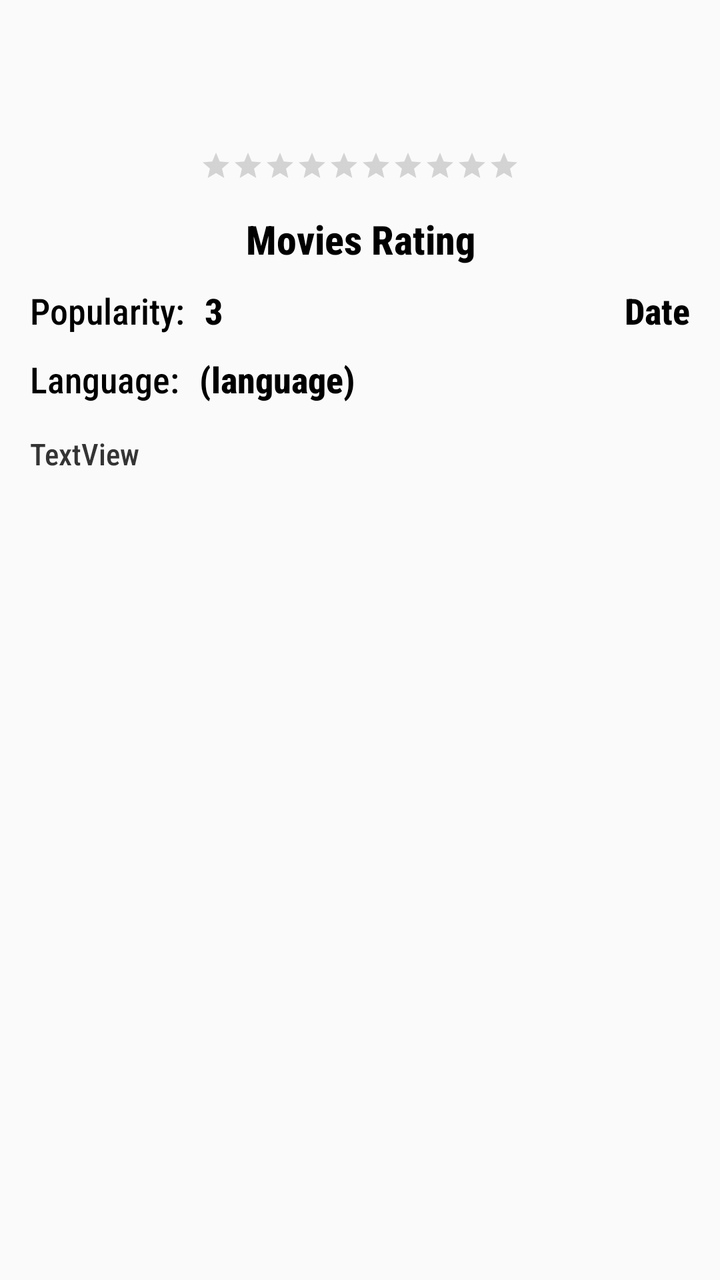
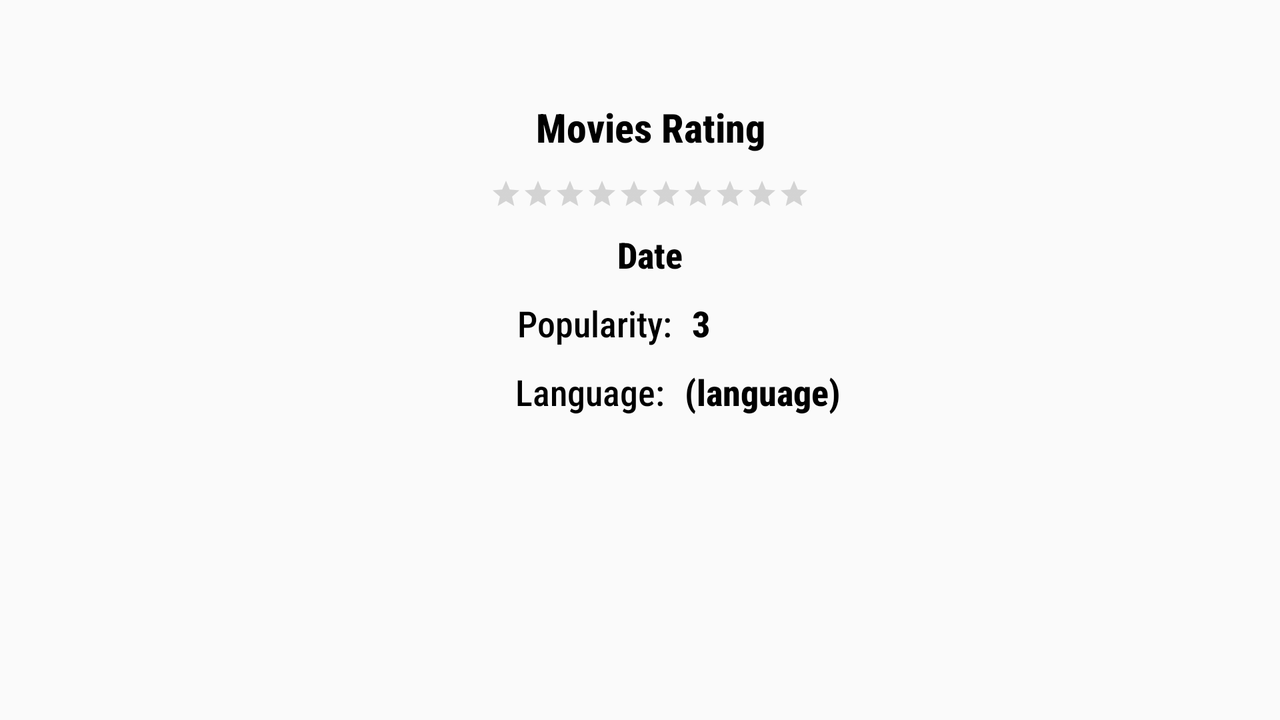

Compare how this app lays out the same screen by default and in its alternative resource folder. The renders come first, then the two layout files and the values they reference.
<!-- AndroidManifest.xml: application theme AppTheme -->
<!-- res/layout/activity_movie_detail.xml -->
<?xml version="1.0" encoding="utf-8"?>
<layout xmlns:android="http://schemas.android.com/apk/res/android"
    xmlns:app="http://schemas.android.com/apk/res-auto"
    xmlns:tools="http://schemas.android.com/tools">

    <ScrollView
        android:layout_width="match_parent"
        android:layout_height="match_parent"
        android:layout_marginBottom="15dp"
        tools:context="com.example.ratingmoviestask.activities.MovieDetailActivity">

        <androidx.constraintlayout.widget.ConstraintLayout
            android:layout_width="match_parent"
            android:layout_marginBottom="15dp"
            android:layout_height="match_parent">

            <ImageView
                android:id="@+id/imageView_poster"
                android:layout_width="0dp"
                android:layout_height="wrap_content"
                android:layout_marginStart="15dp"
                android:layout_marginTop="10dp"
                android:layout_marginEnd="15dp"
                app:layout_constraintEnd_toEndOf="parent"
                app:layout_constraintHorizontal_bias="0.0"
                app:layout_constraintStart_toStartOf="parent"
                app:layout_constraintTop_toBottomOf="@+id/imageView_back"
                tools:ignore="VectorDrawableCompat" />

            <TextView
                android:id="@+id/textView_name"
                android:layout_width="0dp"
                android:layout_height="wrap_content"
                android:layout_marginStart="15dp"
                android:layout_marginTop="15dp"
                android:layout_marginEnd="15dp"
                android:fontFamily="sans-serif-condensed-medium"
                android:gravity="center"
                android:text="@string/app_name"
                android:textColor="@android:color/black"
                android:textSize="20dp"
                android:textStyle="bold"
                app:layout_constraintEnd_toEndOf="parent"
                app:layout_constraintHorizontal_bias="1.0"
                app:layout_constraintStart_toStartOf="parent"
                app:layout_constraintTop_toBottomOf="@+id/ratingBar" />

            <TextView
                android:id="@+id/textView_description"
                android:layout_width="0dp"
                android:layout_height="wrap_content"
                android:layout_marginStart="15dp"
                android:layout_marginTop="15dp"
                android:layout_marginEnd="15dp"
                android:fontFamily="sans-serif-condensed-medium"
                android:text="TextView"
                android:textColor="#353434"
                android:textSize="15dp"
                app:layout_constraintEnd_toEndOf="parent"
                app:layout_constraintHorizontal_bias="1.0"
                app:layout_constraintStart_toStartOf="parent"
                app:layout_constraintTop_toBottomOf="@+id/textView_lang" />

            <RatingBar
                android:id="@+id/ratingBar"
                style="@style/Widget.AppCompat.RatingBar.Small"
                android:layout_width="wrap_content"
                android:layout_height="wrap_content"
                android:layout_marginStart="15dp"
                android:layout_marginTop="20dp"
                android:layout_marginEnd="15dp"
                android:foregroundGravity="center"
                android:numStars="10"
                app:layout_constraintEnd_toEndOf="parent"
                app:layout_constraintStart_toStartOf="parent"
                app:layout_constraintTop_toBottomOf="@+id/imageView_poster" />

            <TextView
                android:id="@+id/textView_date"
                android:layout_width="wrap_content"
                android:layout_height="wrap_content"
                android:layout_marginTop="10dp"
                android:layout_marginEnd="15dp"
                android:fontFamily="sans-serif-condensed-medium"
                android:text="Date"
                android:textColor="@android:color/black"
                android:textSize="18sp"
                android:textStyle="bold"
                app:layout_constraintEnd_toEndOf="parent"
                app:layout_constraintTop_toBottomOf="@+id/textView_name" />

            <TextView
                android:id="@+id/textView_lang"
                android:layout_width="wrap_content"
                android:layout_height="wrap_content"
                android:layout_marginStart="10dp"
                android:layout_marginTop="10dp"
                android:fontFamily="sans-serif-condensed-medium"
                android:text="(language)"
                android:textColor="#000000"
                android:textSize="18sp"
                android:textStyle="bold"
                app:layout_constraintStart_toEndOf="@+id/textView5"
                app:layout_constraintTop_toBottomOf="@+id/textView4" />

            <TextView
                android:id="@+id/textView4"
                android:layout_width="wrap_content"
                android:layout_height="wrap_content"
                android:layout_marginStart="15dp"
                android:layout_marginTop="10dp"
                android:fontFamily="sans-serif-condensed-medium"
                android:text="@string/textView_popularity"
                android:textColor="#000000"
                android:textSize="18sp"
                app:layout_constraintStart_toStartOf="parent"
                app:layout_constraintTop_toBottomOf="@+id/textView_name" />

            <TextView
                android:id="@+id/textView5"
                android:layout_width="wrap_content"
                android:layout_height="wrap_content"
                android:layout_marginStart="15dp"
                android:layout_marginTop="10dp"
                android:fontFamily="sans-serif-condensed-medium"
                android:text="@string/textView_language"
                android:textColor="#000000"
                android:textSize="18sp"
                app:layout_constraintStart_toStartOf="parent"
                app:layout_constraintTop_toBottomOf="@+id/textView4" />

            <TextView
                android:id="@+id/textView_popularity"
                android:layout_width="wrap_content"
                android:layout_height="wrap_content"
                android:layout_marginStart="10dp"
                android:layout_marginTop="10dp"
                android:fontFamily="sans-serif-condensed-medium"
                android:text="3"
                android:textColor="#000000"
                android:textSize="18sp"
                android:textStyle="bold"
                app:layout_constraintStart_toEndOf="@+id/textView4"
                app:layout_constraintTop_toBottomOf="@+id/textView_name" />

            <ImageView
                android:id="@+id/imageView_back"
                android:layout_width="30dp"
                android:layout_height="30dp"
                android:layout_marginStart="15dp"
                android:layout_marginTop="15dp"
                app:layout_constraintStart_toStartOf="parent"
                app:layout_constraintTop_toTopOf="parent"
                app:srcCompat="@drawable/ic_back" />
        </androidx.constraintlayout.widget.ConstraintLayout>
    </ScrollView>
</layout>
<!-- resources referenced by this layout -->
<resources>
  <string name="app_name">Movies Rating</string>
  <string name="textView_language">Language:</string>
  <string name="textView_popularity">Popularity:</string>
  <style name="AppTheme" parent="Theme.AppCompat.Light.NoActionBar">
          
          <item name="colorPrimary">@color/colorPrimary</item>
          <item name="colorPrimaryDark">@color/colorPrimaryDark</item>
          <item name="colorAccent">@color/colorAccent</item>
  
          <item name="android:textColorHint">@color/secondary_text</item>
      </style>
  <color name="colorPrimary">#29395D</color>
  <color name="colorPrimaryDark">#364B71</color>
  <color name="colorAccent">#167ADA</color>
  <color name="secondary_text">#CEEEEEEE</color>
</resources>
<!-- res/layout-land/activity_movie_detail.xml (the repository's variant of the layout above) -->
<!-- drawn on the phone turned sideways -->
<?xml version="1.0" encoding="utf-8"?>
<layout xmlns:android="http://schemas.android.com/apk/res/android"
    xmlns:app="http://schemas.android.com/apk/res-auto"
    xmlns:tools="http://schemas.android.com/tools">







        <androidx.constraintlayout.widget.ConstraintLayout
            android:layout_width="match_parent"

            android:layout_height="match_parent">

            <ImageView
                android:id="@+id/imageView_poster"
                android:layout_width="wrap_content"
                android:layout_height="0dp"
                android:layout_marginStart="15dp"
                android:layout_marginTop="10dp"
                android:layout_marginBottom="20dp"
                app:layout_constraintBottom_toBottomOf="parent"
                app:layout_constraintStart_toStartOf="parent"
                app:layout_constraintTop_toBottomOf="@+id/imageView_back"
                tools:ignore="VectorDrawableCompat" />

            <TextView
                android:id="@+id/textView_name"
                android:layout_width="0dp"
                android:layout_height="wrap_content"
                android:layout_marginStart="10dp"
                android:layout_marginEnd="15dp"
                android:fontFamily="sans-serif-condensed-medium"
                android:gravity="center"
                android:text="@string/app_name"
                android:textColor="@android:color/black"
                android:textSize="20dp"
                android:textStyle="bold"
                app:layout_constraintEnd_toEndOf="parent"
                app:layout_constraintStart_toEndOf="@+id/imageView_poster"
                app:layout_constraintTop_toTopOf="@+id/imageView_poster" />

            <ScrollView
                android:layout_width="0dp"
                android:layout_height="0dp"
                android:layout_marginStart="15dp"
                android:layout_marginTop="15dp"
                android:layout_marginEnd="15dp"
                android:layout_marginBottom="15dp"
                app:layout_constraintBottom_toBottomOf="parent"
                app:layout_constraintEnd_toEndOf="parent"
                app:layout_constraintStart_toEndOf="@+id/imageView_poster"
                app:layout_constraintTop_toBottomOf="@+id/textView5">

                <TextView
                    android:id="@+id/textView_description"
                    android:layout_width="match_parent"

                    android:layout_height="match_parent"
                    android:fontFamily="sans-serif-condensed-medium"
                    android:textColor="#353434"
                    android:textSize="15dp"
                    app:layout_constraintBottom_toBottomOf="parent"
                    app:layout_constraintEnd_toEndOf="parent"
                    app:layout_constraintStart_toEndOf="@+id/imageView_poster"
                    app:layout_constraintTop_toBottomOf="@+id/textView5" />
            </ScrollView>

            <RatingBar
                android:id="@+id/ratingBar"
                style="@style/Widget.AppCompat.RatingBar.Small"
                android:layout_width="wrap_content"
                android:layout_height="wrap_content"
                android:layout_marginStart="10dp"
                android:layout_marginTop="12dp"
                android:layout_marginEnd="15dp"
                android:foregroundGravity="center"
                android:numStars="10"
                app:layout_constraintEnd_toEndOf="parent"
                app:layout_constraintStart_toEndOf="@+id/imageView_poster"
                app:layout_constraintTop_toBottomOf="@+id/textView_name" />

            <TextView
                android:id="@+id/textView_date"
                android:layout_width="wrap_content"
                android:layout_height="wrap_content"
                android:layout_marginTop="10dp"
                android:fontFamily="sans-serif-condensed-medium"
                android:text="Date"
                android:textColor="@android:color/black"
                android:textSize="18sp"
                android:textStyle="bold"
                app:layout_constraintEnd_toEndOf="@+id/ratingBar"
                app:layout_constraintStart_toStartOf="@+id/ratingBar"
                app:layout_constraintTop_toBottomOf="@+id/ratingBar" />

            <TextView
                android:id="@+id/textView_lang"
                android:layout_width="wrap_content"
                android:layout_height="wrap_content"
                android:layout_marginStart="10dp"
                android:fontFamily="sans-serif-condensed-medium"
                android:text="(language)"
                android:textColor="#000000"
                android:textSize="18sp"
                android:textStyle="bold"
                app:layout_constraintStart_toEndOf="@+id/textView5"
                app:layout_constraintTop_toTopOf="@+id/textView5" />

            <TextView
                android:id="@+id/textView4"
                android:layout_width="wrap_content"
                android:layout_height="wrap_content"
                android:layout_marginTop="10dp"
                android:layout_marginEnd="60dp"
                android:fontFamily="sans-serif-condensed-medium"
                android:text="@string/textView_popularity"
                android:textColor="#000000"
                android:textSize="18sp"
                app:layout_constraintEnd_toEndOf="@+id/ratingBar"
                app:layout_constraintHorizontal_bias="0.609"
                app:layout_constraintStart_toStartOf="@+id/ratingBar"
                app:layout_constraintTop_toBottomOf="@+id/textView_date" />

            <TextView
                android:id="@+id/textView5"
                android:layout_width="wrap_content"
                android:layout_height="wrap_content"
                android:layout_marginTop="10dp"
                android:layout_marginEnd="60dp"
                android:fontFamily="sans-serif-condensed-medium"
                android:text="@string/textView_language"
                android:textColor="#000000"
                android:textSize="18sp"
                app:layout_constraintEnd_toEndOf="@+id/ratingBar"
                app:layout_constraintStart_toStartOf="@+id/ratingBar"
                app:layout_constraintTop_toBottomOf="@+id/textView4" />

            <TextView
                android:id="@+id/textView_popularity"
                android:layout_width="wrap_content"
                android:layout_height="wrap_content"
                android:layout_marginStart="10dp"
                android:fontFamily="sans-serif-condensed-medium"
                android:text="3"
                android:textColor="#000000"
                android:textSize="18sp"
                android:textStyle="bold"
                app:layout_constraintStart_toEndOf="@+id/textView4"
                app:layout_constraintTop_toTopOf="@+id/textView4" />

            <ImageView
                android:id="@+id/imageView_back"
                android:layout_width="30dp"
                android:layout_height="30dp"
                android:layout_marginStart="15dp"
                android:layout_marginTop="10dp"
                app:layout_constraintStart_toStartOf="parent"
                app:layout_constraintTop_toTopOf="parent"
                app:srcCompat="@drawable/ic_back" />
        </androidx.constraintlayout.widget.ConstraintLayout>

</layout>
